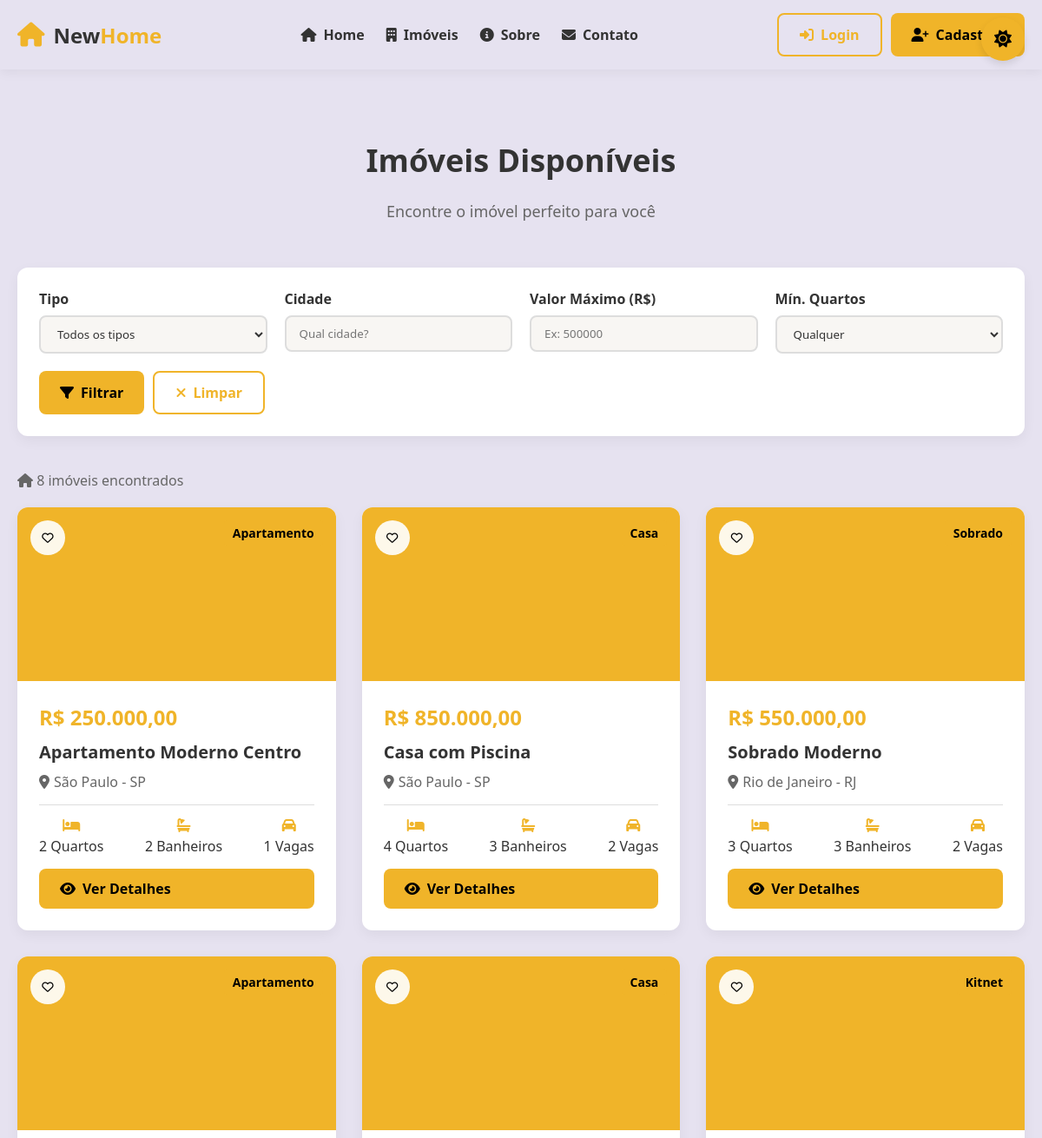
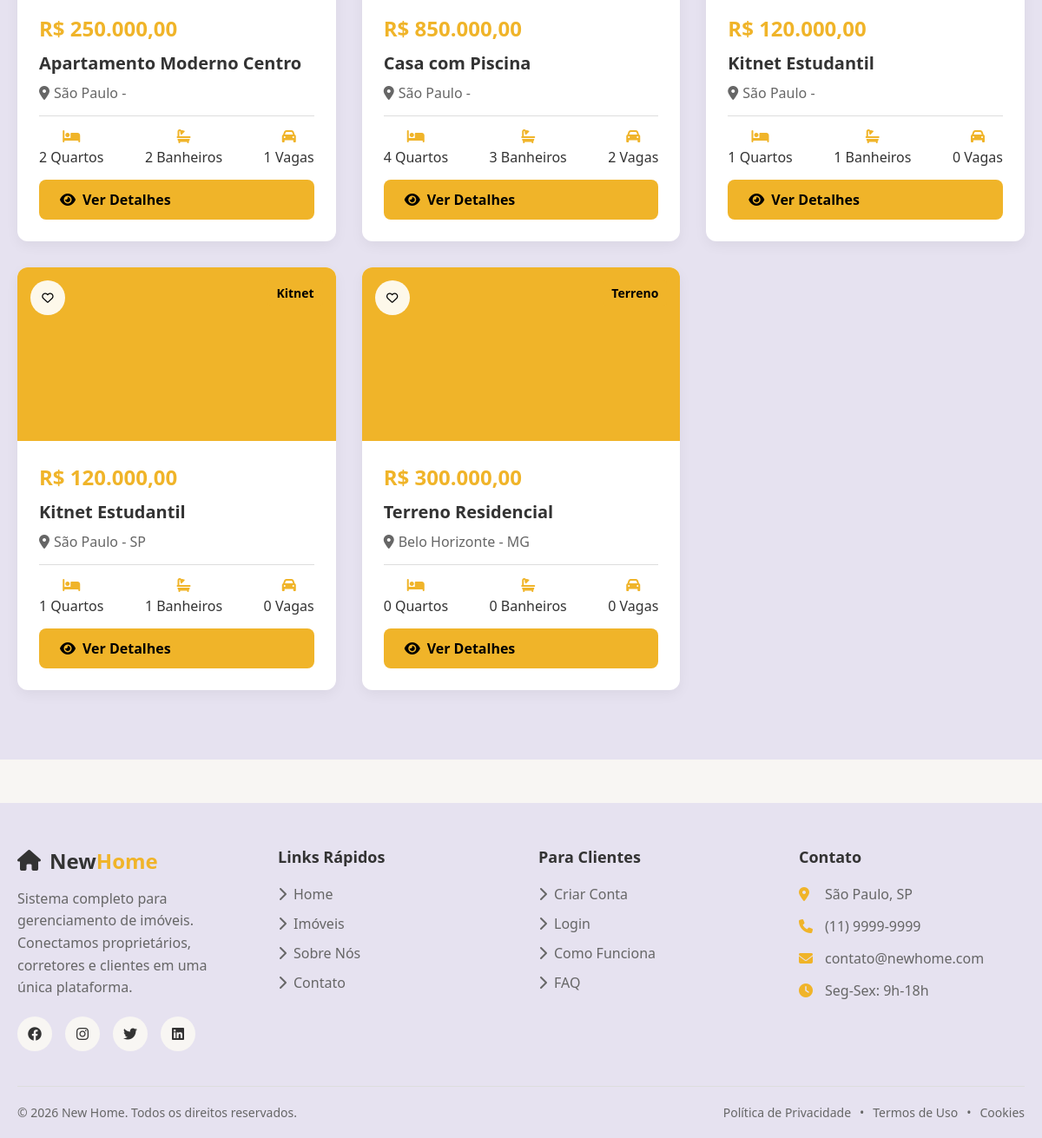
Page /imoveis.php on the committed database (2 pictures, top to bottom).
### tables this page shows
CREATE TABLE `imoveis` (
  `id` int(11) NOT NULL,
  `titulo` varchar(200) NOT NULL,
  `descricao` text DEFAULT NULL,
  `tipo` enum('casa','apartamento','sobrado','kitnet','terreno') NOT NULL,
  `endereco` text NOT NULL,
  `bairro` varchar(100) DEFAULT NULL,
  `cidade` varchar(100) DEFAULT NULL,
  `estado` varchar(2) DEFAULT NULL,
  `cep` varchar(9) DEFAULT NULL,
  `valor` decimal(10,2) NOT NULL,
  `area` decimal(8,2) DEFAULT NULL,
  `quartos` int(11) DEFAULT NULL,
  `banheiros` int(11) DEFAULT NULL,
  `vagas` int(11) DEFAULT NULL,
  `status` enum('disponivel','alugado','vendido','manutencao') DEFAULT 'disponivel',
  `destaque` tinyint(1) DEFAULT 0,
  `fotos` text DEFAULT NULL,
  `id_proprietario` int(11) DEFAULT NULL,
  `data_cadastro` timestamp NOT NULL DEFAULT current_timestamp()
);

### config/funcoes.php (called while the page is built, shortened)
<?php
require_once 'database.php';
class Funcoes {
    private $conn;
    public function __construct() {
        $database = new Database();
        $this->conn = $database->getConnection();
    }
    public function listarImoveis($filtros = []) {
        $query = "SELECT i.*, u.nome as proprietario_nome
                  FROM imoveis i
                  LEFT JOIN usuarios u ON i.id_proprietario = u.id
                  WHERE 1=1";
        $query .= " ORDER BY i.destaque DESC, i.data_cadastro DESC";
        $stmt = $this->conn->prepare($query);
        $stmt->execute();
        return $stmt->fetchAll(PDO::FETCH_ASSOC);
    }
}
?>

### config/database.php (called while the page is built, shortened)
<?php
class Database {
    private $host = "localhost";
    private $db_name = "newhome_db";
    private $username = "root";
    private $password = "";
    public function getConnection() {
        $this->conn = null;
        try {
            $this->conn = new PDO(
                "mysql:host=" . $this->host . ";dbname=" . $this->db_name,
                $this->username,
                $this->password
            );
            $this->conn->setAttribute(PDO::ATTR_ERRMODE, PDO::ERRMODE_EXCEPTION);
            $this->conn->exec("set names utf8");
        } catch(PDOException $exception) {
            echo "Erro de conexão: " . $exception->getMessage();
        }
        return $this->conn;
    }
}
?>

### imoveis.php (the view, shortened to what this page needs)
<?php
require_once 'config/funcoes.php';
$funcoes = new Funcoes();
$filtros = [];
$imoveis = $funcoes->listarImoveis($filtros);
?>
<?php include 'includes/header.php'; ?>
<main class="imoveis-section">
    <div class="container">
        <h1 class="section-title">Imóveis Disponíveis</h1>
        <p class="section-subtitle">Encontre o imóvel perfeito para você</p>
        <div class="filtros">
            <form id="filterForm" method="GET">
                <div class="filtros-grid">
                    <div class="filtro-group">
                        <label for="tipo">Tipo</label>
                        <select id="tipo" name="tipo">
                            <option value="">Todos os tipos</option>
                        </select>
                    </div>
                    <div class="filtro-group">
                        <label for="cidade">Cidade</label>
                        <input type="text" id="cidade" name="cidade" value="<?php echo $_GET['cidade'] ?? ''; ?>" placeholder="Qual cidade?">
                    </div>
                    <div class="filtro-group">
                        <label for="valor_max">Valor Máximo (R$)</label>
                        <input type="number" id="valor_max" name="valor_max" value="<?php echo $_GET['valor_max'] ?? ''; ?>" placeholder="Ex: 500000">
                    </div>
                    <div class="filtro-group">
                        <label for="quartos">Mín. Quartos</label>
                        <select id="quartos" name="quartos">
                            <option value="">Qualquer</option>
                        </select>
                    </div>
                </div>
                <div style="display: flex; gap: 10px; margin-top: 20px;">
                    <button type="submit" class="btn btn-primary">
                        <i class="fas fa-filter"></i> Filtrar
                    </button>
                    <a href="imoveis.php" class="btn btn-outline">
                        <i class="fas fa-times"></i> Limpar
                    </a>
                </div>
            </form>
        </div>
        <div style="margin-bottom: 20px; color: var(--cor-texto-secundario);">
            <i class="fas fa-home"></i>
            <?php echo count($imoveis); ?> imóveis encontrados
        </div>
        <?php if(count($imoveis) > 0): ?>
        <div class="imoveis-grid">
            <?php foreach($imoveis as $imovel): ?>
            <div class="imovel-card animate-on-scroll">
                <div class="imovel-image">
                    <div class="imovel-tag"><?php echo ucfirst($imovel['tipo']); ?></div>
                    <button class="favorite-btn" onclick="toggleFavorite(<?php echo $imovel['id']; ?>)"
                            data-property-id="<?php echo $imovel['id']; ?>"
                            style="position: absolute; top: 15px; left: 15px; background: rgba(255,255,255,0.9); border: none; width: 40px; height: 40px; border-radius: 50%; cursor: pointer;">
                        <i class="far fa-heart"></i>
                    </button>
                </div>
                <div class="imovel-content">
                    <div class="imovel-price">
                        R$ <?php echo number_format($imovel['valor'], 2, ',', '.'); ?>
                    </div>
                    <h3 class="imovel-title"><?php echo htmlspecialchars($imovel['titulo']); ?></h3>
                    <div class="imovel-location">
                        <i class="fas fa-map-marker-alt"></i>
                        <?php echo htmlspecialchars($imovel['cidade']); ?> - <?php echo htmlspecialchars($imovel['estado']); ?>
                    </div>
                    <div class="imovel-features">
                        <div class="imovel-feature">
                            <i class="fas fa-bed"></i>
                            <span><?php echo $imovel['quartos']; ?> Quartos</span>
                        </div>
                        <div class="imovel-feature">
                            <i class="fas fa-bath"></i>
                            <span><?php echo $imovel['banheiros']; ?> Banheiros</span>
                        </div>
                        <div class="imovel-feature">
                            <i class="fas fa-car"></i>
                            <span><?php echo $imovel['vagas']; ?> Vagas</span>
                        </div>
                    </div>
                    <div style="margin-top: 15px;">
                        <a href="#" class="btn btn-primary" style="width: 100%;">
                            <i class="fas fa-eye"></i> Ver Detalhes
                        </a>
                    </div>
                </div>
            </div>
            <?php endforeach; ?>
        </div>
        <?php endif; ?>
    </div>
</main>
<?php include 'includes/footer.php'; ?>

### includes/header.php (shortened to what this page needs)
<!DOCTYPE html>
<html lang="pt-BR">
<head>
    <link rel="stylesheet" href="https://cdnjs.cloudflare.com/ajax/libs/font-awesome/6.4.0/css/all.min.css">
    <link rel="stylesheet" href="../assets/css/estilo.css">
</head>
<body>
    <div class="theme-toggle">
        <button id="themeToggle" aria-label="Alternar tema">
            <i class="fas fa-sun"></i>
        </button>
    </div>
    <header class="main-header">
        <div class="container">
            <div class="header-content">
                <div class="logo">
                    <a href="../index.php">
                        <i class="fas fa-home"></i>
                        <span>New<span>Home</span></span>
                    </a>
                </div>
                <nav class="main-nav">
                    <ul>
                        <li><a href="../index.php"><i class="fas fa-home"></i> Home</a></li>
                        <li><a href="../imoveis.php"><i class="fas fa-building"></i> Imóveis</a></li>
                        <li><a href="#"><i class="fas fa-info-circle"></i> Sobre</a></li>
                        <li><a href="#"><i class="fas fa-envelope"></i> Contato</a></li>
                    </ul>
                </nav>
                <div class="user-area">
                    <?php if(isset($_SESSION['usuario_id'])): ?>
                        <div class="user-dropdown">
                            <button class="user-btn">
                                <div class="user-avatar">
                                    <?php echo strtoupper(substr($_SESSION['usuario_nome'], 0, 1)); ?>
                                </div>
                                <span><?php echo $_SESSION['usuario_nome']; ?></span>
                                <i class="fas fa-chevron-down"></i>
                            </button>
                            <div class="dropdown-menu">
                                <a href="../dashboard.php"><i class="fas fa-user"></i> Meu Perfil</a>
                                <a href="#"><i class="fas fa-cog"></i> Configurações</a>
                                <a href="../includes/logout.php"><i class="fas fa-sign-out-alt"></i> Sair</a>
                            </div>
                        </div>
                    <?php else: ?>
                        <div class="auth-buttons">
                            <a href="../login.php" class="btn btn-outline">
                                <i class="fas fa-sign-in-alt"></i> Login
                            </a>
                            <a href="../cadastro.php" class="btn btn-primary">
                                <i class="fas fa-user-plus"></i> Cadastrar
                            </a>
                        </div>
                    <?php endif; ?>
                </div>
            </div>
        </div>
    </header>

### includes/footer.php (shortened to what this page needs)
    <footer class="main-footer">
        <div class="container">
            <div class="footer-content">
                <div class="footer-section">
                    <div class="footer-logo">
                        <i class="fas fa-home"></i>
                        <span>New<span>Home</span></span>
                    </div>
                    <p class="footer-description">
                        Sistema completo para gerenciamento de imóveis.
                        Conectamos proprietários, corretores e clientes em uma única plataforma.
                    </p>
                    <div class="social-links">
                        <a href="#" aria-label="Facebook"><i class="fab fa-facebook"></i></a>
                        <a href="#" aria-label="Instagram"><i class="fab fa-instagram"></i></a>
                        <a href="#" aria-label="Twitter"><i class="fab fa-twitter"></i></a>
                        <a href="#" aria-label="LinkedIn"><i class="fab fa-linkedin"></i></a>
                    </div>
                </div>
                <div class="footer-section">
                    <h3>Links Rápidos</h3>
                    <ul class="footer-links">
                        <li><a href="../index.php"><i class="fas fa-chevron-right"></i> Home</a></li>
                        <li><a href="../imoveis.php"><i class="fas fa-chevron-right"></i> Imóveis</a></li>
                        <li><a href="#"><i class="fas fa-chevron-right"></i> Sobre Nós</a></li>
                        <li><a href="#"><i class="fas fa-chevron-right"></i> Contato</a></li>
                    </ul>
                </div>
                <div class="footer-section">
                    <h3>Para Clientes</h3>
                    <ul class="footer-links">
                        <li><a href="../cadastro.php"><i class="fas fa-chevron-right"></i> Criar Conta</a></li>
                        <li><a href="../login.php"><i class="fas fa-chevron-right"></i> Login</a></li>
                        <li><a href="#"><i class="fas fa-chevron-right"></i> Como Funciona</a></li>
                        <li><a href="#"><i class="fas fa-chevron-right"></i> FAQ</a></li>
                    </ul>
                </div>
                <div class="footer-section">
                    <h3>Contato</h3>
                    <ul class="contact-info">
                        <li><i class="fas fa-map-marker-alt"></i> São Paulo, SP</li>
                        <li><i class="fas fa-phone"></i> (11) 9999-9999</li>
                        <li><i class="fas fa-envelope"></i> contato@newhome.com</li>
                        <li><i class="fas fa-clock"></i> Seg-Sex: 9h-18h</li>
                    </ul>
                </div>
            </div>
            <div class="footer-bottom">
                <div class="copyright">
                    &copy; <?php echo date('Y'); ?> New Home. Todos os direitos reservados.
                </div>
                <div class="footer-links-bottom">
                    <a href="#">Política de Privacidade</a>
                    <span>•</span>
                    <a href="#">Termos de Uso</a>
                    <span>•</span>
                    <a href="#">Cookies</a>
                </div>
            </div>
        </div>
    </footer>
</body>
</html>

### rows in the picture
imoveis: tipo "Apartamento", $imovel['id'] 4 (drawn), valor "250.000,00", titulo "Apartamento Moderno Centro", cidade "São Paulo", estado "SP", quartos "2", banheiros "2", vagas "1"
imoveis: tipo "Casa", valor "850.000,00", titulo "Casa com Piscina", cidade "São Paulo", estado "SP", quartos "4", banheiros "3", vagas "2"
imoveis: tipo "Sobrado", valor "550.000,00", titulo "Sobrado Moderno", cidade "Rio de Janeiro", estado "RJ", quartos "3", banheiros "3", vagas "2"
imoveis: tipo "Apartamento", valor "250.000,00", titulo "Apartamento Moderno Centro", cidade "São Paulo", quartos "2", banheiros "2", vagas "1"
imoveis: tipo "Casa", valor "850.000,00", titulo "Casa com Piscina", cidade "São Paulo", quartos "4", banheiros "3", vagas "2"
imoveis: tipo "Kitnet", valor "120.000,00", titulo "Kitnet Estudantil", cidade "São Paulo", quartos "1", banheiros "1", vagas "0"
imoveis: tipo "Kitnet", valor "120.000,00", titulo "Kitnet Estudantil", cidade "São Paulo", estado "SP", quartos "1", banheiros "1", vagas "0"
imoveis: tipo "Terreno", valor "300.000,00", titulo "Terreno Residencial", cidade "Belo Horizonte", estado "MG", quartos "0", banheiros "0", vagas "0"

### other values in the picture
count($imoveis) "8"
